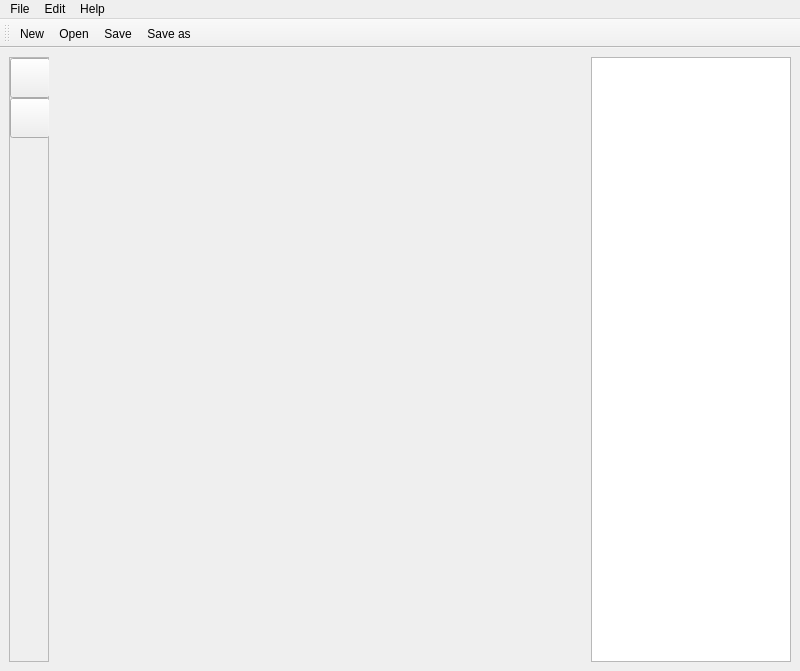
<?xml version="1.0" encoding="UTF-8"?>
<ui version="4.0">
 <class>MainWindow</class>
 <widget class="QMainWindow" name="MainWindow">
  <property name="geometry">
   <rect>
    <x>0</x>
    <y>0</y>
    <width>800</width>
    <height>671</height>
   </rect>
  </property>
  <property name="windowTitle">
   <string>MainWindow</string>
  </property>
  <widget class="QWidget" name="centralwidget">
   <layout class="QHBoxLayout" name="horizontalLayout">
    <item>
     <widget class="QFrame" name="frame">
      <property name="maximumSize">
       <size>
        <width>40</width>
        <height>16777215</height>
       </size>
      </property>
      <property name="frameShape">
       <enum>QFrame::StyledPanel</enum>
      </property>
      <property name="frameShadow">
       <enum>QFrame::Raised</enum>
      </property>
      <property name="lineWidth">
       <number>1</number>
      </property>
      <layout class="QVBoxLayout" name="verticalLayout">
       <property name="spacing">
        <number>0</number>
       </property>
       <property name="leftMargin">
        <number>0</number>
       </property>
       <property name="topMargin">
        <number>0</number>
       </property>
       <property name="rightMargin">
        <number>0</number>
       </property>
       <property name="bottomMargin">
        <number>0</number>
       </property>
       <item>
        <widget class="QPushButton" name="pushButton">
         <property name="minimumSize">
          <size>
           <width>40</width>
           <height>40</height>
          </size>
         </property>
         <property name="maximumSize">
          <size>
           <width>16777215</width>
           <height>16777215</height>
          </size>
         </property>
         <property name="text">
          <string/>
         </property>
         <property name="icon">
          <iconset resource="resources.qrc">
           <normaloff>:/resources/img/Node.png</normaloff>:/resources/img/Node.png</iconset>
         </property>
         <property name="iconSize">
          <size>
           <width>16</width>
           <height>16</height>
          </size>
         </property>
        </widget>
       </item>
       <item>
        <widget class="QPushButton" name="pushButton_2">
         <property name="minimumSize">
          <size>
           <width>40</width>
           <height>40</height>
          </size>
         </property>
         <property name="text">
          <string/>
         </property>
         <property name="icon">
          <iconset resource="resources.qrc">
           <normaloff>:/resources/img/BCElement.png</normaloff>:/resources/img/BCElement.png</iconset>
         </property>
        </widget>
       </item>
       <item>
        <spacer name="verticalSpacer">
         <property name="orientation">
          <enum>Qt::Vertical</enum>
         </property>
         <property name="sizeType">
          <enum>QSizePolicy::Expanding</enum>
         </property>
         <property name="sizeHint" stdset="0">
          <size>
           <width>20</width>
           <height>40</height>
          </size>
         </property>
        </spacer>
       </item>
      </layout>
     </widget>
    </item>
    <item>
     <widget class="myQOpenGLWidget" name="myOpenGLWidget" native="true"/>
    </item>
    <item>
     <widget class="QTreeWidget" name="treeWidget">
      <property name="enabled">
       <bool>true</bool>
      </property>
      <property name="sizePolicy">
       <sizepolicy hsizetype="Ignored" vsizetype="Expanding">
        <horstretch>0</horstretch>
        <verstretch>0</verstretch>
       </sizepolicy>
      </property>
      <property name="minimumSize">
       <size>
        <width>100</width>
        <height>0</height>
       </size>
      </property>
      <property name="maximumSize">
       <size>
        <width>200</width>
        <height>16777215</height>
       </size>
      </property>
      <property name="baseSize">
       <size>
        <width>0</width>
        <height>0</height>
       </size>
      </property>
      <property name="headerHidden">
       <bool>true</bool>
      </property>
      <column>
       <property name="text">
        <string notr="true">1</string>
       </property>
      </column>
     </widget>
    </item>
   </layout>
  </widget>
  <widget class="QMenuBar" name="menubar">
   <property name="geometry">
    <rect>
     <x>0</x>
     <y>0</y>
     <width>800</width>
     <height>21</height>
    </rect>
   </property>
   <widget class="QMenu" name="menuFile">
    <property name="title">
     <string>File</string>
    </property>
    <addaction name="actionNew"/>
    <addaction name="actionOpen"/>
    <addaction name="actionSave"/>
    <addaction name="actionSave_as"/>
   </widget>
   <widget class="QMenu" name="menuEdit">
    <property name="title">
     <string>Edit</string>
    </property>
   </widget>
   <widget class="QMenu" name="menuHelp">
    <property name="title">
     <string>Help</string>
    </property>
   </widget>
   <addaction name="menuFile"/>
   <addaction name="menuEdit"/>
   <addaction name="menuHelp"/>
  </widget>
  <widget class="QToolBar" name="toolBar">
   <property name="windowTitle">
    <string>toolBar</string>
   </property>
   <attribute name="toolBarArea">
    <enum>TopToolBarArea</enum>
   </attribute>
   <attribute name="toolBarBreak">
    <bool>false</bool>
   </attribute>
   <addaction name="actionNew"/>
   <addaction name="actionOpen"/>
   <addaction name="actionSave"/>
   <addaction name="actionSave_as"/>
  </widget>
  <action name="actionNew">
   <property name="text">
    <string>New</string>
   </property>
  </action>
  <action name="actionOpen">
   <property name="text">
    <string>Open</string>
   </property>
  </action>
  <action name="actionSave">
   <property name="text">
    <string>Save</string>
   </property>
  </action>
  <action name="actionSave_as">
   <property name="text">
    <string>Save as...</string>
   </property>
  </action>
 </widget>
 <customwidgets>
  <customwidget>
   <class>myQOpenGLWidget</class>
   <extends>QWidget</extends>
   <header location="global">myqopenglwidget.h</header>
   <container>1</container>
  </customwidget>
 </customwidgets>
 <resources>
  <include location="resources.qrc"/>
 </resources>
 <connections/>
</ui>
